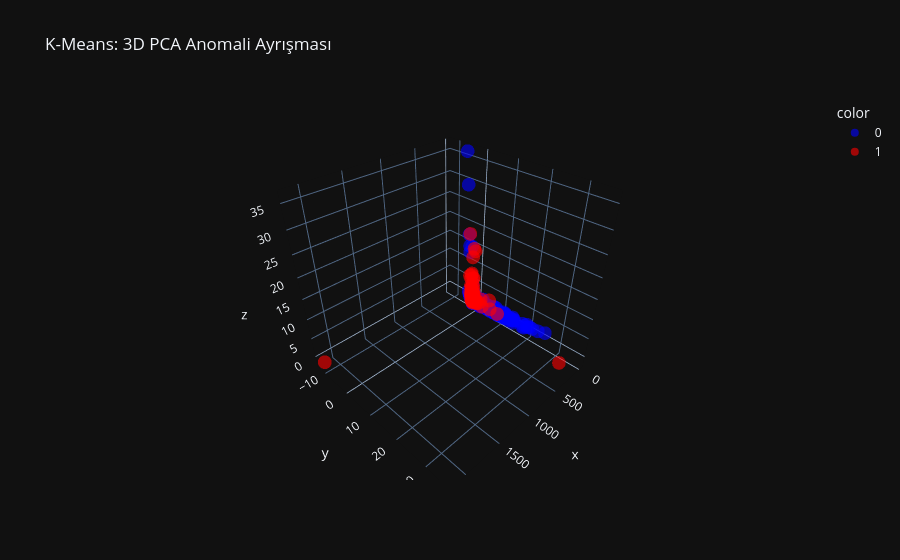

The cell this chart's notebook holds for it:
### Markdown cell above
---
## Bölüm 3: K-Means Clustering

### Code cell
km = KMeans(n_clusters=10, random_state=42, n_init='auto')
km.fit(X_normal_train)
scores_val = np.min(km.transform(X_val_s), axis=1)
km_thresh, _ = find_best_threshold(scores_val, y_val.values)
scores_test = np.min(km.transform(X_test_s), axis=1)
y_pred = (scores_test > km_thresh).astype(int)
print(classification_report(y_test, y_pred, target_names=['Normal', 'Anomali']))
print(f"AUC: {roc_auc_score(y_test, scores_test):.4f}")

from sklearn.decomposition import PCA
pca = PCA(n_components=3); X_pca = pca.fit_transform(X_test_s)
fig = px.scatter_3d(x=X_pca[:,0], y=X_pca[:,1], z=X_pca[:,2], color=y_test.astype(str),
                    color_discrete_map={'0':'blue','1':'red'}, opacity=0.6,
                    title="K-Means: 3D PCA Anomali Ayrışması")
fig.update_layout(template='plotly_dark'); fig.show()

### Figure 1 — Plotly figure (JSON) as saved in the notebook; plotly's stock layout.template omitted (floating-point values rounded to 4 significant figures; data arrays with more than 128 entries replaced by an {"elided": "..."} marker saying what was removed)
{"data": [{"hovertemplate": "color=0<br>x=%{x}<br>y=%{y}<br>z=%{z}<extra></extra>", "legendgroup": "0", "marker": {"color": "blue", "opacity": 0.6, "symbol": "circle"}, "mode": "markers", "name": "0", "scene": "scene", "showlegend": true, "type": "scatter3d", "x": {"elided": "416 float values"}, "y": {"elided": "416 float values"}, "z": {"elided": "416 float values"}}, {"hovertemplate": "color=1<br>x=%{x}<br>y=%{y}<br>z=%{z}<extra></extra>", "legendgroup": "1", "marker": {"color": "red", "opacity": 0.6, "symbol": "circle"}, "mode": "markers", "name": "1", "scene": "scene", "showlegend": true, "type": "scatter3d", "x": [-7.743, -7.745, -7.742, -7.745, -7.749, -7.747, -7.744, -7.744, -7.746, -7.748, -7.745, -7.745, -7.748, -7.745, -7.746, -7.736, -7.75, 221.0, -7.754, -7.752, -7.754, -7.755, -7.754, -7.752, -7.753, -7.751, -7.751, -7.754, -7.751, -7.75, -7.75, -7.753, -7.754, -7.751, -7.754, -7.75, -7.75, -7.756, -7.76, -7.751, -7.745, -7.739, -7.75, -7.744, -7.742, -7.746, -7.725, -7.74, -7.747, -7.747, -7.747, -7.745, -7.744, -7.745, -7.745, -7.742, -7.746, -7.749, -7.747, -7.746, -7.744, -7.747, -7.75, -7.726, -4.607, -7.128, -7.552, -6.898, -3.884, -7.214, -6.807, 2149.0, -7.737, -7.752, -7.749, -7.746, -7.745, -7.743, -7.737, -7.741, 64.38, 54.64, 48.7, 13.05, -5.252, 14.51, 32.36, 44.18, 42.56, 35.13, 10.01, 202.3, 411.9, -7.622, -7.567, -7.624, -7.654, -7.63, -7.753, -7.744, -7.716, -7.746, -7.75, -7.75, -7.75, -7.746, -7.742, -7.716, -7.746, -7.741, -7.732, -7.745, -7.745], "y": [-2.156, -2.386, -2.451, -2.264, -2.44, -2.318, -2.421, -2.342, -2.295, -2.317, -2.33, -2.523, -2.44, -2.643, -2.557, -2.354, -2.405, 8.766, -2.673, -2.86, -3.594, -2.874, -3.069, -2.528, -2.618, -2.494, -2.56, -2.722, -2.49, -2.548, -2.463, -2.729, -3.058, -2.692, -2.676, -2.615, -2.892, -2.899, -3.227, -2.723, -2.755, -2.559, -2.537, -2.449, -2.408, -2.317, -2.202, -2.2, -2.42, -2.328, -2.32, -2.281, -2.297, -2.287, -2.368, -2.376, -2.35, -2.362, -2.251, -2.439, -2.579, -2.301, -2.412, -2.248, 1.35, -2.102, -2.229, -2.297, 0.07392, -2.016, -1.792, -12.27, -1.759, -3.899, -2.857, -2.223, -2.255, -2.202, -2.771, -2.225, 3.221, -1.571, -1.64, -0.2145, -0.8497, -0.4187, 0.1952, -1.174, 1.787, 5.869, -0.4557, 11.69, 36.03, -2.093, -2.001, -1.659, -2.105, -2.329, -2.512, -2.363, -2.561, -2.343, -2.319, -2.385, -2.29, -2.244, -2.248, -1.875, -2.34, -2.374, -1.472, -2.256, -2.205], "z": [-0.7856, -0.8267, 1.235, -0.9373, -1.162, -0.3086, -0.04225, 0.7773, -0.3699, -1.261, -0.9892, 0.5859, 0.0804, 1.694, 0.777, 1.04, -0.7826, 5.759, 1.06, 2.836, 6.109, 0.5924, 3.369, 0.3657, 0.3007, 0.2841, 0.3232, -0.4447, 0.2669, 0.4547, 0.2997, 1.565, 5.408, 1.68, 0.6064, 0.9609, 2.686, 0.1668, 1.254, 1.146, 2.961, 2.239, -0.9218, -0.7941, 0.07999, -0.2365, 1.367, -0.89, 0.6788, -0.369, -1.243, -1.127, -0.1935, -0.1866, 0.8483, 1.065, -0.1231, -0.3582, -1.002, 0.3243, 0.3553, -1.124, -0.9383, 5.693, 0.935, 0.1578, 2.05, 1.677, -0.7918, 0.3065, 1.44, -1.572, 1.271, 17.41, 6.557, -0.2292, -0.3237, -0.2583, 6.99, 0.07351, 0.1962, 0.5201, 0.1687, 0.01242, -0.8818, -0.002879, -0.3601, -0.6257, 0.5725, 0.2316, 0.2635, 2.944, 3.299, 3.457, 5.986, 13.55, 14.05, 3.966, 1.957, 0.8346, 11.58, 0.74, 0.416, 0.4132, -0.3777, -0.1439, -0.05514, 2.238, 0.6392, 1.192, 0.2047, -0.7134, -0.5709]}], "layout": {"legend": {"title": {"text": "color"}, "tracegroupgap": 0}, "scene": {"domain": {"x": [0.0, 1.0], "y": [0.0, 1.0]}, "xaxis": {"title": {"text": "x"}}, "yaxis": {"title": {"text": "y"}}, "zaxis": {"title": {"text": "z"}}}, "title": {"text": "K-Means: 3D PCA Anomali Ayrışması"}}}
